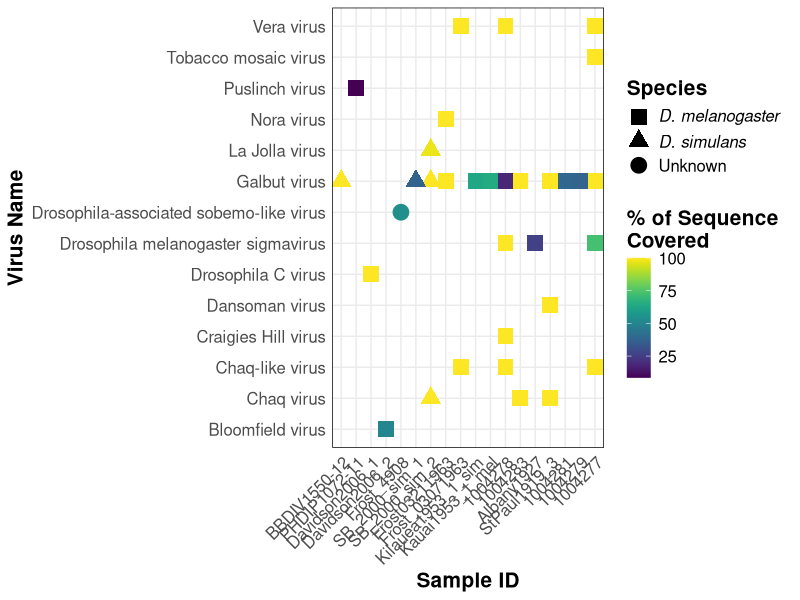
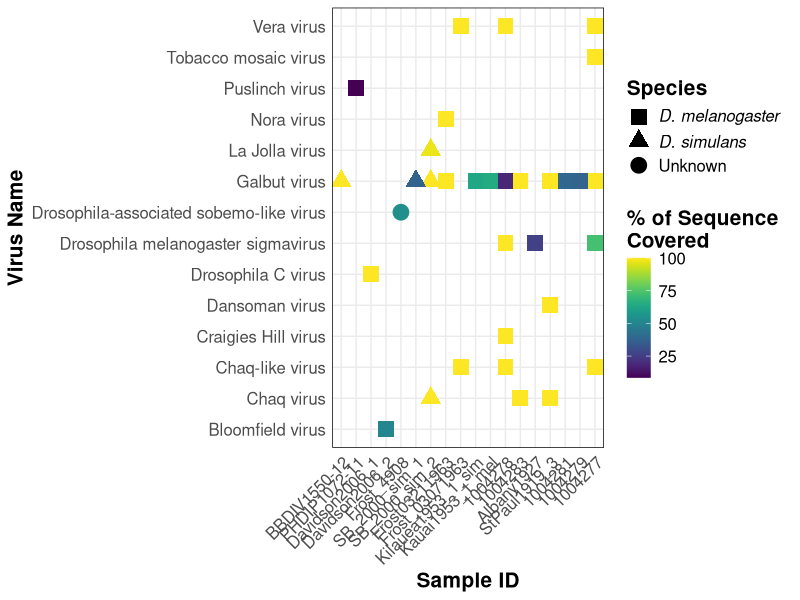
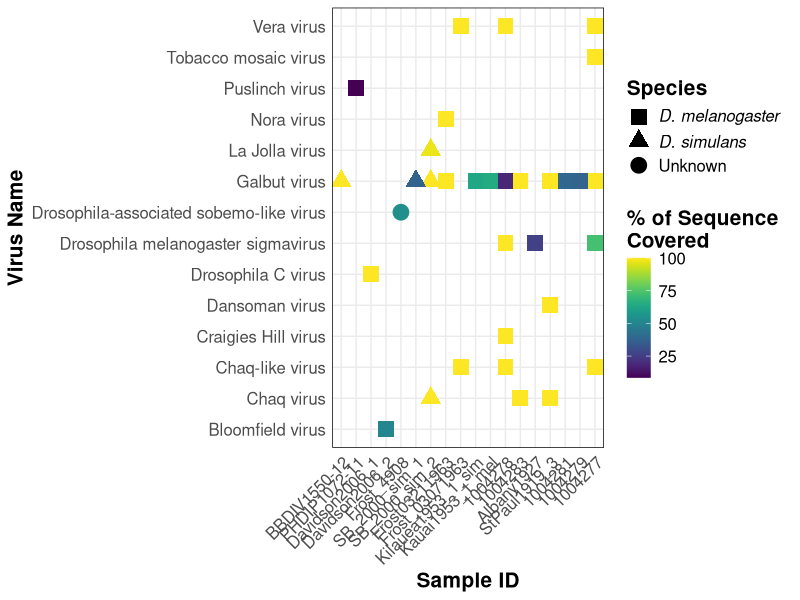

The R source for these figures, in order:
library(tidyverse)
library(viridis)

other_viruses <- read_csv("metadata/OtherViruses_known.csv")

other_viruses <- other_viruses %>% 
  mutate(sample_id = factor(sample_id, levels = c("BBDIV1550-12", "PHDIP1072-11", 
                                    "Davidson2006_1", "Davidson2006_2", 
                                    "Frost_4908", "SB_2000_sim_1",
                                    "SB_2000_sim_2", "Frost03211963", "Frost_03071963", 
                                    "Kilauea1953_1_sim", "Kauai1953_1_mel", 
                                    "1004278", "1004283",
                                    "Albany1927", "StPaul1919_3", 
                                    "1004281", "1004279", "1004277")))

fig <- ggplot(other_viruses, aes(x = sample_id, y = virus_name)) +
  geom_point(aes(color = percent_covered, shape = factor(Drosophila_species)), size = 5) +
  scale_color_viridis() +
  scale_shape_manual(labels = c(substitute(paste(italic("D. melanogaster"))), 
                                substitute(paste(italic("D. simulans"))),
                                substitute("Unknown")),
                     values = c(15, 17, 19)) +
  theme_minimal(base_size = 11) +
  theme(panel.border = element_rect(linetype = "solid", fill = NA),
        strip.background = element_rect(colour = "black", fill = "white"),
        axis.title = element_text(face = "bold"),
        legend.title = element_text(face = "bold"),
        strip.text = element_text(face = "bold"),
#        axis.text = element_text(face = "bold"),
        text = element_text(size = 15),
        axis.text.x = element_text(angle = 45, hjust = 1, vjust = 1)) +
  labs(x = "Sample ID", y = "Virus Name", color = "% of Sequence \nCovered", shape = "Species") 

fig
ggsave("plots/virus_pres_abs.pdf", units = "in", width = 10, height = 8)
ggsave("plots/virus_pres_abs.jpg", units = "in", width = 10, height = 8)
